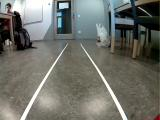
#> input picture src.png, 160 x 120 px
$ python hough_calib.py
#> lines starting #> are read from the running program, lines starting #| are printed output that depends on the picture; after the words box and inside, x2 and y2 are one past the last pixel; in counts of white or black regions, pixels touching at a corner belong together
import cv2
from PIL import Image
import numpy as np
from IPython.display import display

frame = cv2.imread('src.png')
#> frame is the input picture: shape (120, 160, 3); mean B, G, R 104.9, 112, 110.5
frame = frame[60:120,10:140,:]
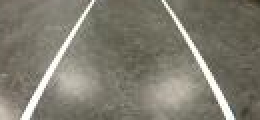
#> frame: shape (60, 130, 3) (shown 2 times larger); mean B, G, R 111.7, 124.2, 127.2
gray = cv2.cvtColor(frame,cv2.COLOR_BGR2GRAY)

kernel_size = 5
blur_gray = cv2.GaussianBlur(gray,(kernel_size, kernel_size),0)
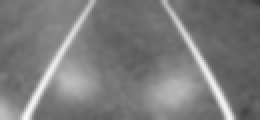
#> blur_gray: shape (60, 130) (shown 2 times larger); min 57, max 247, mean 123.6
low_threshold = 190
high_threshold = 200
edges = cv2.Canny(blur_gray, low_threshold, high_threshold)
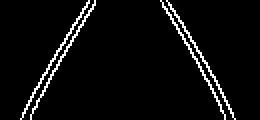
#> edges: shape (60, 130) (shown 2 times larger); 4.7% white in thin lines or dots, all inside (x1, y1, x2, y2) = (10, 0, 118, 60)
rho = 1  # distance resolution in pixels of the Hough grid
theta = np.pi / 180  # angular resolution in radians of the Hough grid
threshold = 40  # minimum number of votes (intersections in Hough grid cell)
min_line_length = 40  # minimum number of pixels making up a line
max_line_gap = 10  # maximum gap in pixels between connectable line segments
line_image = np.copy(frame) * 0  # creating a blank to draw lines on
#> line_image: shape (60, 130, 3); every value is 0

# Run Hough on edge detected image
# Output "lines" is an array containing endpoints of detected line segments
lines = cv2.HoughLinesP(edges, rho, theta, threshold, np.array([]),
                    min_line_length, max_line_gap)
#> lines = [[16, 54, 47, 0], [10, 59, 36, 12], [85, 2, 117, 59], [81, 1, 112, 57]]
print(lines)
#| [[[ 16  54  47   0]]
#|  [[ 10  59  36  12]]
#|  [[ 85   2 117  59]]
#|  [[ 81   1 112  57]]]
for line in lines:
    for x1,y1,x2,y2 in line:
        cv2.line(line_image,(x1,y1),(x2,y2),(0,0,255),1)
        pass
#> this loop made 4 passes
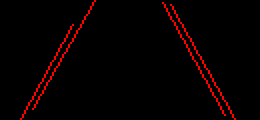
#> line_image: shape (60, 130, 3) (shown 2 times larger); mean B, G, R 0, 0, 7.1


# Draw the lines on the  image
contours, hierarchy = cv2.findContours(image=edges, mode=cv2.RETR_TREE, method=cv2.CHAIN_APPROX_NONE)
#> contours = 4 contours; box (x1, y1, x2, y2) and area: (10, 0, 45, 60) 33, (83, 0, 118, 60) 32, (80, 0, 113, 60) 30, (15, 0, 48, 60) 30

if contours is not None and len(contours) > 0:
    C = max(contours, key = cv2.contourArea)
#> C = contour of 118 points, box (x1, y1, x2, y2) (10, 0, 45, 60), area 33

    rect = cv2.minAreaRect(C)
#> rect = ((26.58, 29.25), (68.09, 1.98), -59.81)
    box = cv2.boxPoints(rect)
#> box = [[10.31, 59.18], [8.6, 58.19], [42.85, -0.672], [44.56, 0.324]]
# [8 lines of commented-out code are left out]
display(Image.fromarray(line_image))
